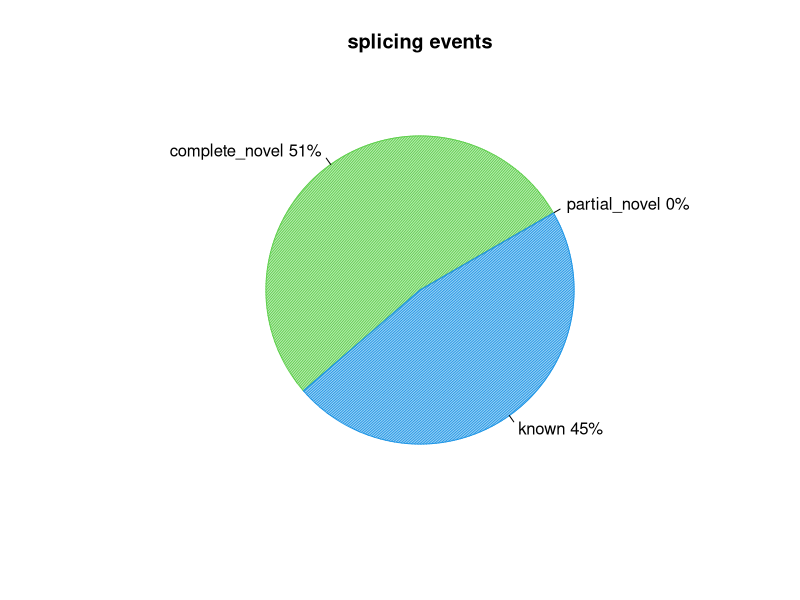
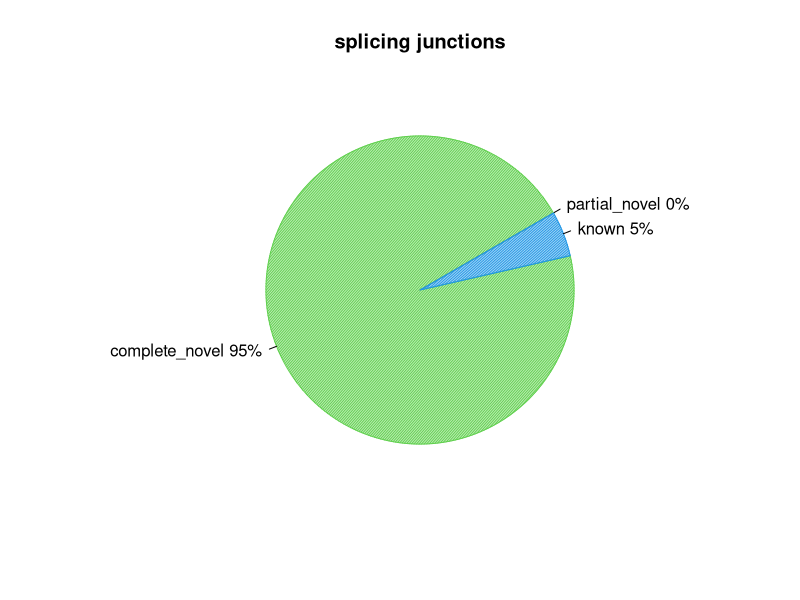

Reproduce these figures in R, in order.
pdf("RAP1_UNINDUCED_REP2.splice_events.pdf")
events=c(0.0,50.86705202312139,45.08670520231214)
pie(events,col=c(2,3,4),init.angle=30,angle=c(60,120,150),density=c(70,70,70),main="splicing events",labels=c("partial_novel 0%","complete_novel 51%","known 45%"))
dev.off()
pdf("RAP1_UNINDUCED_REP2.splice_junction.pdf")
junction=c(0.0,95.23809523809524,4.761904761904762)
pie(junction,col=c(2,3,4),init.angle=30,angle=c(60,120,150),density=c(70,70,70),main="splicing junctions",labels=c("partial_novel 0%","complete_novel 95%","known 5%"))
dev.off()
